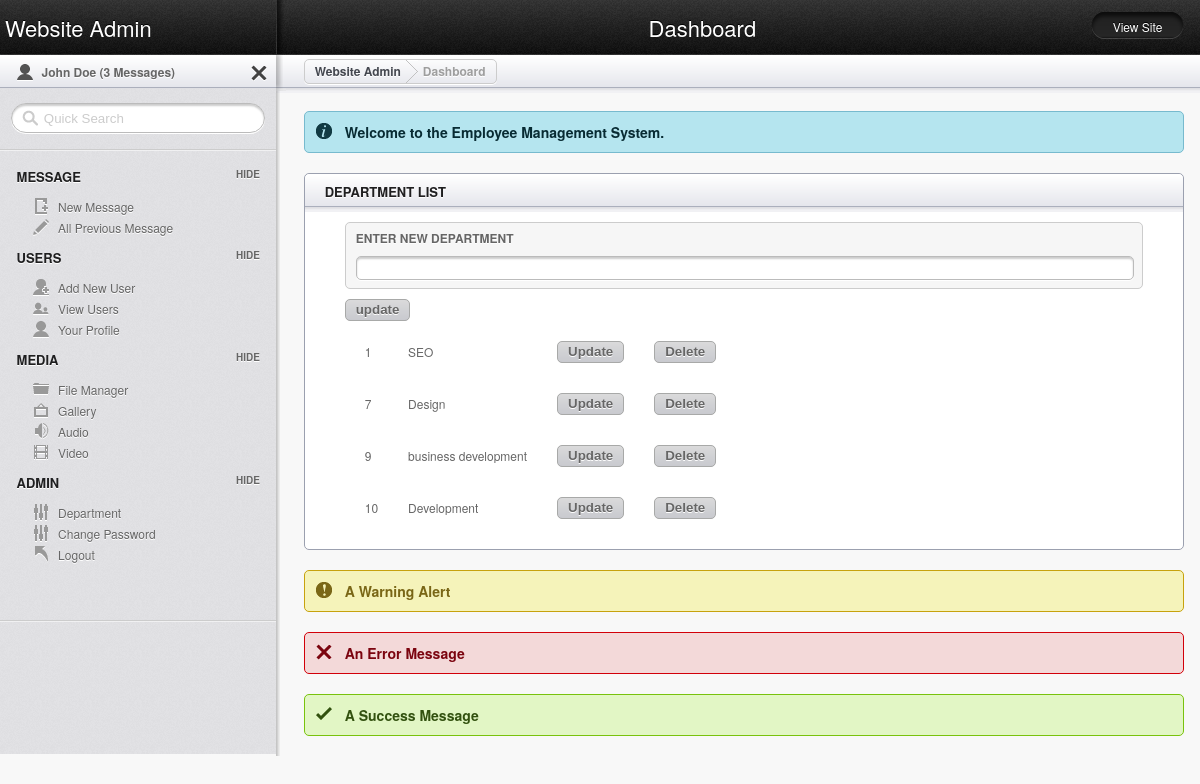
The app's page /admin/add-department.php (signed in) with its own data.
### tables this page shows
CREATE TABLE IF NOT EXISTS `department` (
  `id` int(255) NOT NULL AUTO_INCREMENT,
  `DepartmentName` varchar(255) NOT NULL,
  PRIMARY KEY (`id`)
);

### admin/add-department.php (the view, shortened to what this page needs)
<?php
if (isset($_SESSION['view']))
{
?>
<!doctype html>
<html lang="en">
<head>
	<link rel="stylesheet" href="../css/layout.css" type="text/css" media="screen" />
</head>
<body>
	<header id="header">
		<hgroup>
			<h1 class="site_title"><a href="admin.php">Website Admin</a></h1>
			<h2 class="section_title">Dashboard</h2><div class="btn_view_site"><a href="admin.php">View Site</a></div>
		</hgroup>
	</header>
	<section id="secondary_bar">
		<div class="user">
			<p>John Doe (<a href="#">3 Messages</a>)</p>
			<a class="logout_user" href="logout.php" title="Logout">Logout</a>
		</div>
		<div class="breadcrumbs_container">
			<article class="breadcrumbs"><a href="admin.php">Website Admin</a> <div class="breadcrumb_divider"></div> <a class="current">Dashboard</a></article>
		</div>
	</section>
	<aside id="sidebar" class="column">
		<form class="quick_search">
			<input type="text" value="Quick Search" onFocus="if(!this._haschanged){this.value=''};this._haschanged=true;">
		</form>
		<hr/>
		<h3>Message</h3>
		<ul class="toggle">
			<li class="icn_new_article"><a href="new-message.php">New Message</a></li>
			<li class="icn_edit_article"><a href="all-previous-message.php">All Previous Message</a></li>
		</ul>
		<h3>Users</h3>
		<ul class="toggle">
			<li class="icn_add_user"><a href="add-new-user.php">Add New User</a></li>
			<li class="icn_view_users"><a href="view-user.php">View Users</a></li>
			<li class="icn_profile"><a href="admin-profile.php">Your Profile</a></li>
		</ul>
		<h3>Media</h3>
		<ul class="toggle">
			<li class="icn_folder"><a href="#">File Manager</a></li>
			<li class="icn_photo"><a href="#">Gallery</a></li>
			<li class="icn_audio"><a href="#">Audio</a></li>
			<li class="icn_video"><a href="#">Video</a></li>
		</ul>
		<h3>Admin</h3>
		<ul class="toggle">
					<li class="icn_settings"><a href="add-department.php">Department</a></li>
			<li class="icn_settings"><a href="change-password.php">Change Password</a></li>
			<li class="icn_jump_back"><a href="../logout.php">Logout</a></li>
		</ul>
		<footer>
			<hr />
			</footer>
	</aside>
	<section id="main" class="column">
		<h4 class="alert_info">Welcome to the Employee Management System.</h4>
		<article class="module width_full">
			<header><h3>Department List</h3></header>
			<div class="module_content">
				<div class="module_content">
<form action="insert-Department.php" method="POST">
					<fieldset>
							<label>Enter New Department</label>
							<input type="text" name="Ndep" value="" >
						</fieldset>
					<input type="submit" value="update"></a>
</form>
<?php
$result1 = "SELECT * FROM Department";
$run1 = mysql_query($result1) or die("ERROR".mysql_error());
echo "<table cellspacing='10' cellpadding='10'>";
while($row1 = mysql_fetch_array($run1))
  {
  echo "<tr>";
  echo   "<td>" . $row1['id'] . "</td><td>" . $row1['DepartmentName'] . "</td><td><form action='departmentupdate.php' method='POST'><input type='hidden' name='id' value='". $row1['id'] ."'></input><input type='submit' value='Update'></input></form></td><td><form action='Departmentdelete.php' method='POST'><input type='hidden' name='id' value='". $row1['id'] ."'></input><input type='submit' value='Delete'></input></form></td>";
  echo "</tr>";
  }
  echo "</table>";
	?>
			</div></div>
		</article>
		<h4 class="alert_warning">A Warning Alert</h4>
		<h4 class="alert_error">An Error Message</h4>
		<h4 class="alert_success">A Success Message</h4>
		<div class="spacer"></div>
	</section>
<?php } ?>
</body>
</html>

### records on screen
department: id "1", DepartmentName "SEO"
department: id "7", DepartmentName "Design"
department: id "9", DepartmentName "business development"
department: id "10", DepartmentName "Development"
